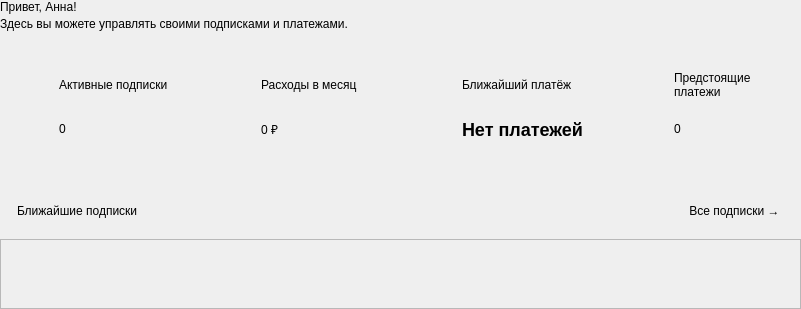
         <widget class="QWidget" name="homePage">
          <layout class="QVBoxLayout" name="homeLayout" stretch="0,0,1">
           <property name="leftMargin">
            <number>0</number>
           </property>
           <property name="topMargin">
            <number>0</number>
           </property>
           <property name="rightMargin">
            <number>0</number>
           </property>
           <property name="bottomMargin">
            <number>0</number>
           </property>
           <property name="spacing">
            <number>20</number>
           </property>
           <item>
            <widget class="QWidget" name="homeHeading">
             <layout class="QHBoxLayout" name="homeHeadingLayout" stretch="1">
              <property name="leftMargin">
               <number>0</number>
              </property>
              <property name="topMargin">
               <number>0</number>
              </property>
              <property name="rightMargin">
               <number>0</number>
              </property>
              <property name="bottomMargin">
               <number>0</number>
              </property>
              <property name="spacing">
               <number>16</number>
              </property>
              <item>
               <widget class="QWidget" name="homeHeadingText">
                <layout class="QVBoxLayout" name="homeTitlesLayout">
                 <property name="leftMargin">
                  <number>0</number>
                 </property>
                 <property name="topMargin">
                  <number>0</number>
                 </property>
                 <property name="rightMargin">
                  <number>0</number>
                 </property>
                 <property name="bottomMargin">
                  <number>0</number>
                 </property>
                 <property name="spacing">
                  <number>3</number>
                 </property>
                 <item>
                  <widget class="QLabel" name="welcomeLabel">
                   <property name="text">
                    <string>Привет, Анна!</string>
                   </property>
                   <property name="heading" stdset="0">
                    <bool>true</bool>
                   </property>
                  </widget>
                 </item>
                 <item>
                  <widget class="QLabel" name="homeSubtitle">
                   <property name="text">
                    <string>Здесь вы можете управлять своими подписками и платежами.</string>
                   </property>
                   <property name="muted" stdset="0">
                    <bool>true</bool>
                   </property>
                   <property name="wordWrap">
                    <bool>true</bool>
                   </property>
                  </widget>
                 </item>
                </layout>
               </widget>
              </item>
             </layout>
            </widget>
           </item>
           <item>
            <widget class="QWidget" name="statCards">
             <layout class="QHBoxLayout" name="statCardsLayout" stretch="1,1,1,1">
              <property name="leftMargin">
               <number>0</number>
              </property>
              <property name="topMargin">
               <number>0</number>
              </property>
              <property name="rightMargin">
               <number>0</number>
              </property>
              <property name="bottomMargin">
               <number>0</number>
              </property>
              <property name="spacing">
               <number>16</number>
              </property>
              <item>
               <widget class="QFrame" name="activeStatCard">
                <property name="stat" stdset="0">
                 <bool>true</bool>
                </property>
                <property name="minimumSize">
                 <size>
                  <width>0</width>
                  <height>112</height>
                 </size>
                </property>
                <layout class="QHBoxLayout" name="activeStatLayout">
                 <property name="leftMargin">
                  <number>16</number>
                 </property>
                 <property name="topMargin">
                  <number>16</number>
                 </property>
                 <property name="rightMargin">
                  <number>16</number>
                 </property>
                 <property name="bottomMargin">
                  <number>16</number>
                 </property>
                 <property name="spacing">
                  <number>13</number>
                 </property>
                 <item alignment="Qt::AlignTop">
                  <widget class="QLabel" name="activeStatIcon">
                   <property name="text">
                    <string />
                   </property>
                   <property name="pixmap">
                    <pixmap>assets/icons/clipboard.svg</pixmap>
                   </property>
                   <property name="scaledContents">
                    <bool>true</bool>
                   </property>
                   <property name="minimumSize">
                    <size>
                     <width>30</width>
                     <height>30</height>
                    </size>
                   </property>
                   <property name="maximumSize">
                    <size>
                     <width>30</width>
                     <height>30</height>
                    </size>
                   </property>
                  </widget>
                 </item>
                 <item>
                  <widget class="QWidget" name="activeStatText">
                   <layout class="QVBoxLayout" name="activeStatTextLayout">
                    <property name="leftMargin">
                     <number>0</number>
                    </property>
                    <property name="topMargin">
                     <number>0</number>
                    </property>
                    <property name="rightMargin">
                     <number>0</number>
                    </property>
                    <property name="bottomMargin">
                     <number>0</number>
                    </property>
                    <property name="spacing">
                     <number>8</number>
                    </property>
                    <item>
                     <widget class="QLabel" name="activeStatCaption">
                      <property name="text">
                       <string>Активные подписки</string>
                      </property>
                      <property name="statCaption" stdset="0">
                       <bool>true</bool>
                      </property>
                      <property name="wordWrap">
                       <bool>true</bool>
                      </property>
                     </widget>
                    </item>
                    <item>
                     <widget class="QLabel" name="activeValue">
                      <property name="text">
                       <string>0</string>
                      </property>
                      <property name="statValue" stdset="0">
                       <bool>true</bool>
                      </property>
                     </widget>
                    </item>
                   </layout>
                  </widget>
                 </item>
                </layout>
               </widget>
              </item>
              <item>
               <widget class="QFrame" name="monthlyStatCard">
                <property name="stat" stdset="0">
                 <bool>true</bool>
                </property>
                <property name="minimumSize">
                 <size>
                  <width>0</width>
                  <height>112</height>
                 </size>
                </property>
                <layout class="QHBoxLayout" name="monthlyStatLayout">
                 <property name="leftMargin">
                  <number>16</number>
                 </property>
                 <property name="topMargin">
                  <number>16</number>
                 </property>
                 <property name="rightMargin">
                  <number>16</number>
                 </property>
                 <property name="bottomMargin">
                  <number>16</number>
                 </property>
                 <property name="spacing">
                  <number>13</number>
                 </property>
                 <item alignment="Qt::AlignTop">
                  <widget class="QLabel" name="monthlyStatIcon">
                   <property name="text">
                    <string />
                   </property>
                   <property name="pixmap">
                    <pixmap>assets/icons/coins.svg</pixmap>
                   </property>
                   <property name="scaledContents">
                    <bool>true</bool>
                   </property>
                   <property name="minimumSize">
                    <size>
                     <width>30</width>
                     <height>30</height>
                    </size>
                   </property>
                   <property name="maximumSize">
                    <size>
                     <width>30</width>
                     <height>30</height>
                    </size>
                   </property>
                  </widget>
                 </item>
                 <item>
                  <widget class="QWidget" name="monthlyStatText">
                   <layout class="QVBoxLayout" name="monthlyStatTextLayout">
                    <property name="leftMargin">
                     <number>0</number>
                    </property>
                    <property name="topMargin">
                     <number>0</number>
                    </property>
                    <property name="rightMargin">
                     <number>0</number>
                    </property>
                    <property name="bottomMargin">
                     <number>0</number>
                    </property>
                    <property name="spacing">
                     <number>8</number>
                    </property>
                    <item>
                     <widget class="QLabel" name="monthlyStatCaption">
                      <property name="text">
                       <string>Расходы в месяц</string>
                      </property>
                      <property name="statCaption" stdset="0">
                       <bool>true</bool>
                      </property>
                      <property name="wordWrap">
                       <bool>true</bool>
                      </property>
                     </widget>
                    </item>
                    <item>
                     <widget class="QLabel" name="monthlyValue">
                      <property name="text">
                       <string>0 ₽</string>
                      </property>
                      <property name="statValue" stdset="0">
                       <bool>true</bool>
                      </property>
                     </widget>
                    </item>
                   </layout>
                  </widget>
                 </item>
                </layout>
               </widget>
              </item>
              <item>
               <widget class="QFrame" name="nearestStatCard">
                <property name="stat" stdset="0">
                 <bool>true</bool>
                </property>
                <property name="minimumSize">
                 <size>
                  <width>0</width>
                  <height>112</height>
                 </size>
                </property>
                <layout class="QHBoxLayout" name="nearestStatLayout">
                 <property name="leftMargin">
                  <number>16</number>
                 </property>
                 <property name="topMargin">
                  <number>16</number>
                 </property>
                 <property name="rightMargin">
                  <number>16</number>
                 </property>
                 <property name="bottomMargin">
                  <number>16</number>
                 </property>
                 <property name="spacing">
                  <number>13</number>
                 </property>
                 <item alignment="Qt::AlignTop">
                  <widget class="QLabel" name="nearestStatIcon">
                   <property name="text">
                    <string />
                   </property>
                   <property name="pixmap">
                    <pixmap>assets/icons/calendar.svg</pixmap>
                   </property>
                   <property name="scaledContents">
                    <bool>true</bool>
                   </property>
                   <property name="minimumSize">
                    <size>
                     <width>30</width>
                     <height>30</height>
                    </size>
                   </property>
                   <property name="maximumSize">
                    <size>
                     <width>30</width>
                     <height>30</height>
                    </size>
                   </property>
                  </widget>
                 </item>
                 <item>
                  <widget class="QWidget" name="nearestStatText">
                   <layout class="QVBoxLayout" name="nearestStatTextLayout">
                    <property name="leftMargin">
                     <number>0</number>
                    </property>
                    <property name="topMargin">
                     <number>0</number>
                    </property>
                    <property name="rightMargin">
                     <number>0</number>
                    </property>
                    <property name="bottomMargin">
                     <number>0</number>
                    </property>
                    <property name="spacing">
                     <number>8</number>
                    </property>
                    <item>
                     <widget class="QLabel" name="nearestStatCaption">
                      <property name="text">
                       <string>Ближайший платёж</string>
                      </property>
                      <property name="statCaption" stdset="0">
                       <bool>true</bool>
                      </property>
                      <property name="wordWrap">
                       <bool>true</bool>
                      </property>
                     </widget>
                    </item>
                    <item>
                     <widget class="QLabel" name="nearestValue">
                      <property name="text">
                       <string>Нет платежей</string>
                      </property>
                      <property name="statValue" stdset="0">
                       <bool>true</bool>
                      </property>
                      <property name="styleSheet">
                       <string>font-size:18px;font-weight:700;</string>
                      </property>
                     </widget>
                    </item>
                   </layout>
                  </widget>
                 </item>
                </layout>
               </widget>
              </item>
              <item>
               <widget class="QFrame" name="upcomingStatCard">
                <property name="stat" stdset="0">
                 <bool>true</bool>
                </property>
                <property name="minimumSize">
                 <size>
                  <width>0</width>
                  <height>112</height>
                 </size>
                </property>
                <layout class="QHBoxLayout" name="upcomingStatLayout">
                 <property name="leftMargin">
                  <number>16</number>
                 </property>
                 <property name="topMargin">
                  <number>16</number>
                 </property>
                 <property name="rightMargin">
                  <number>16</number>
                 </property>
                 <property name="bottomMargin">
                  <number>16</number>
                 </property>
                 <property name="spacing">
                  <number>13</number>
                 </property>
                 <item alignment="Qt::AlignTop">
                  <widget class="QLabel" name="upcomingStatIcon">
                   <property name="text">
                    <string />
                   </property>
                   <property name="pixmap">
                    <pixmap>assets/icons/calendar.svg</pixmap>
                   </property>
                   <property name="scaledContents">
                    <bool>true</bool>
                   </property>
                   <property name="minimumSize">
                    <size>
                     <width>30</width>
                     <height>30</height>
                    </size>
                   </property>
                   <property name="maximumSize">
                    <size>
                     <width>30</width>
                     <height>30</height>
                    </size>
                   </property>
                  </widget>
                 </item>
                 <item>
                  <widget class="QWidget" name="upcomingStatText">
                   <layout class="QVBoxLayout" name="upcomingStatTextLayout">
                    <property name="leftMargin">
                     <number>0</number>
                    </property>
                    <property name="topMargin">
                     <number>0</number>
                    </property>
                    <property name="rightMargin">
                     <number>0</number>
                    </property>
                    <property name="bottomMargin">
                     <number>0</number>
                    </property>
                    <property name="spacing">
                     <number>8</number>
                    </property>
                    <item>
                     <widget class="QLabel" name="upcomingStatCaption">
                      <property name="text">
                       <string>Предстоящие платежи</string>
                      </property>
                      <property name="statCaption" stdset="0">
                       <bool>true</bool>
                      </property>
                      <property name="wordWrap">
                       <bool>true</bool>
                      </property>
                     </widget>
                    </item>
                    <item>
                     <widget class="QLabel" name="upcomingValue">
                      <property name="text">
                       <string>0</string>
                      </property>
                      <property name="statValue" stdset="0">
                       <bool>true</bool>
                      </property>
                     </widget>
                    </item>
                   </layout>
                  </widget>
                 </item>
                </layout>
               </widget>
              </item>
             </layout>
            </widget>
           </item>
           <item>
            <widget class="QFrame" name="homeSubscriptionsPanel">
             <property name="panel" stdset="0">
              <bool>true</bool>
             </property>
             <layout class="QVBoxLayout" name="homeSubscriptionsPanelLayout">
              <property name="leftMargin">
               <number>0</number>
              </property>
              <property name="topMargin">
               <number>0</number>
              </property>
              <property name="rightMargin">
               <number>0</number>
              </property>
              <property name="bottomMargin">
               <number>0</number>
              </property>
              <property name="spacing">
               <number>0</number>
              </property>
              <item>
               <widget class="QWidget" name="homeSubscriptionsHeader">
                <layout class="QHBoxLayout" name="homeSubscriptionsHeaderLayout" stretch="1,0">
                 <property name="leftMargin">
                  <number>17</number>
                 </property>
                 <property name="topMargin">
                  <number>17</number>
                 </property>
                 <property name="rightMargin">
                  <number>17</number>
                 </property>
                 <property name="bottomMargin">
                  <number>17</number>
                 </property>
                 <property name="spacing">
                  <number>0</number>
                 </property>
                 <item>
                  <widget class="QLabel" name="homeSubscriptionsTitle">
                   <property name="text">
                    <string>Ближайшие подписки</string>
                   </property>
                   <property name="section" stdset="0">
                    <bool>true</bool>
                   </property>
                  </widget>
                 </item>
                 <item>
                  <widget class="QPushButton" name="allSubscriptionsButton">
                   <property name="text">
                    <string>Все подписки →</string>
                   </property>
                   <property name="flat" stdset="0">
                    <bool>true</bool>
                   </property>
                  </widget>
                 </item>
                </layout>
               </widget>
              </item>
              <item>
               <widget class="QScrollArea" name="homeScrollArea">
                <property name="widgetResizable">
                 <bool>true</bool>
                </property>
                <property name="horizontalScrollBarPolicy">
                 <enum>Qt::ScrollBarPolicy::ScrollBarAlwaysOff</enum>
                </property>
                <widget class="QWidget" name="homeScrollAreaContents">
                 <layout class="QVBoxLayout" name="homeRowsLayout">
                  <property name="leftMargin">
                   <number>0</number>
                  </property>
                  <property name="topMargin">
                   <number>0</number>
                  </property>
                  <property name="rightMargin">
                   <number>0</number>
                  </property>
                  <property name="bottomMargin">
                   <number>0</number>
                  </property>
                  <property name="spacing">
                   <number>0</number>
                  </property>
                 </layout>
                </widget>
               </widget>
              </item>
             </layout>
            </widget>
           </item>
          </layout>
         </widget>
